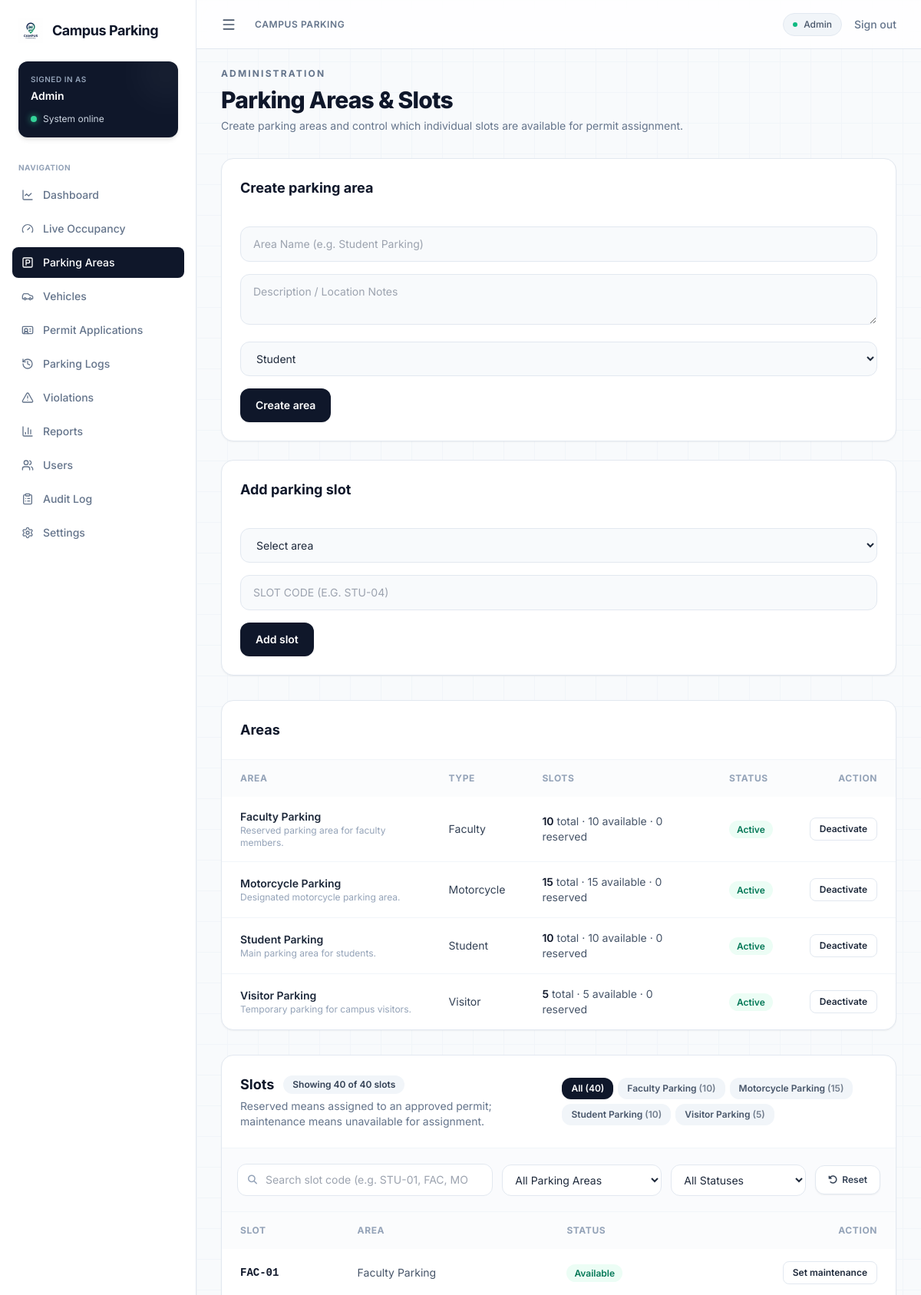
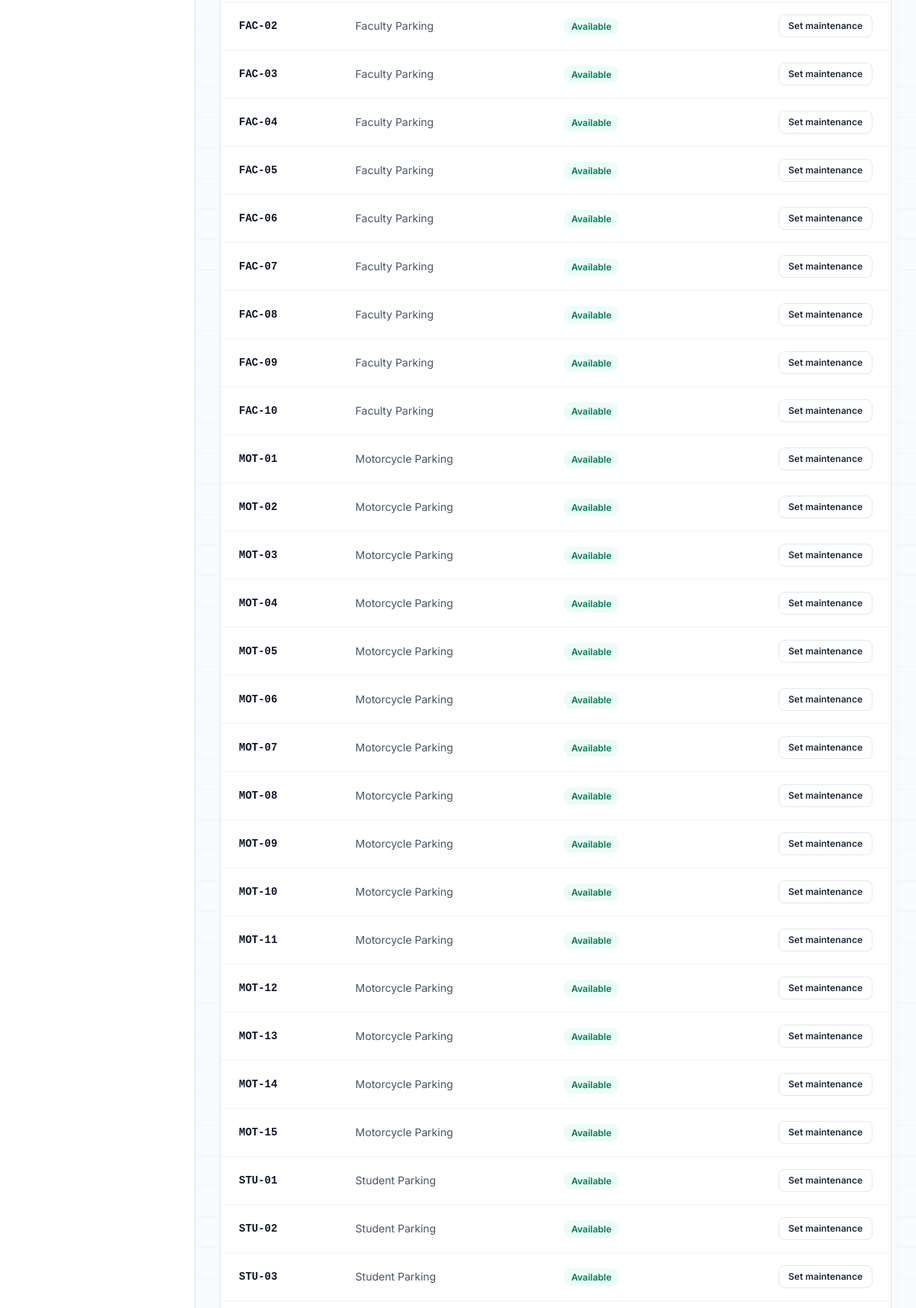
Page /admin/areas.php (signed in, upper part) on the committed database (2 pictures, top to bottom).
### tables this page shows
CREATE TABLE `parking_areas` (
  `id` int(10) unsigned NOT NULL AUTO_INCREMENT,
  `area_name` varchar(100) NOT NULL,
  `description` varchar(255) DEFAULT NULL,
  `area_type` enum('student','faculty','visitor','motorcycle','general') NOT NULL DEFAULT 'general',
  `status` enum('active','inactive') NOT NULL DEFAULT 'active',
  `created_at` timestamp NOT NULL DEFAULT current_timestamp(),
  PRIMARY KEY (`id`),
  UNIQUE KEY `uq_parking_area_name` (`area_name`),
  KEY `idx_area_type` (`area_type`),
  KEY `idx_area_status` (`status`)
);

CREATE TABLE `parking_slots` (
  `id` int(10) unsigned NOT NULL AUTO_INCREMENT,
  `parking_area_id` int(10) unsigned NOT NULL,
  `slot_code` varchar(30) NOT NULL,
  `status` enum('available','reserved','maintenance','inactive') NOT NULL DEFAULT 'available',
  `created_at` timestamp NOT NULL DEFAULT current_timestamp(),
  PRIMARY KEY (`id`),
  UNIQUE KEY `uq_slot_code` (`slot_code`),
  KEY `idx_slots_area` (`parking_area_id`),
  KEY `idx_slots_status` (`status`),
  CONSTRAINT `fk_slot_area` FOREIGN KEY (`parking_area_id`) REFERENCES `parking_areas` (`id`) ON UPDATE CASCADE
);

### includes/auth.php (called while the page is built, shortened)
<?php
function h(?string $value): string { return htmlspecialchars((string)$value, ENT_QUOTES, 'UTF-8'); }

### admin/areas.php (the view, shortened to what this page needs)
<?php
require_once __DIR__ . '/../includes/dbconn.php';
require_once __DIR__ . '/../includes/auth.php';
$areas=$pdo->query("SELECT pa.*, COUNT(ps.id) slot_count, SUM(ps.status='available') available_count, SUM(ps.status='reserved') reserved_count, SUM(ps.status='maintenance') maintenance_count FROM parking_areas pa LEFT JOIN parking_slots ps ON ps.parking_area_id=pa.id GROUP BY pa.id ORDER BY pa.area_name")->fetchAll();
$filterArea = (int)($_GET['filter_area'] ?? $_POST['filter_area'] ?? 0);
$slotSearch = trim($_GET['slot_search'] ?? $_POST['slot_search'] ?? '');
$slotWhere = [];
$slotParams = [];
$slotSql = "SELECT ps.*, pa.area_name, pa.area_type FROM parking_slots ps JOIN parking_areas pa ON pa.id = ps.parking_area_id"
    . ($slotWhere ? ' WHERE ' . implode(' AND ', $slotWhere) : '')
    . " ORDER BY pa.area_name, ps.slot_code";
$slotStmt = $pdo->prepare($slotSql);
$slotStmt->execute($slotParams);
$slots = $slotStmt->fetchAll();
$totalSlotsCount = (int)$pdo->query("SELECT COUNT(*) FROM parking_slots")->fetchColumn();
include __DIR__.'/../layouts/dashboard_header.php'; include __DIR__.'/../includes/sidebar.php';
?>
<div class="px-4 py-6 sm:px-6 lg:px-8 max-w-7xl mx-auto w-full">
<div class="mb-8"><p class="text-xs font-bold uppercase tracking-[.18em] text-slate-500">Administration</p><h1 class="mt-2 text-2xl sm:text-3xl font-extrabold tracking-tight text-slate-900">Parking Areas & Slots</h1><p class="mt-1.5 text-xs sm:text-sm text-slate-500">Create parking areas and control which individual slots are available for permit assignment.</p></div>
<div class="grid gap-6 xl:grid-cols-2">
<section class="rounded-2xl border border-slate-200 bg-white p-5 sm:p-6 shadow-sm"><h2 class="text-lg font-bold text-slate-900">Create parking area</h2><form method="post" class="mt-5 space-y-4"><input type="hidden" name="csrf_token" value="<?= h(csrf_token()) ?>"><input type="hidden" name="action" value="add_area"><input name="area_name" required placeholder="Area Name (e.g. Student Parking)" class="w-full rounded-xl border border-slate-200 bg-slate-50 px-4 py-3 text-sm focus:outline-none focus:ring-2 focus:ring-slate-300"><textarea name="description" placeholder="Description / Location Notes" rows="2" class="w-full rounded-xl border border-slate-200 bg-slate-50 px-4 py-3 text-sm focus:outline-none focus:ring-2 focus:ring-slate-300"></textarea><select name="area_type" class="w-full rounded-xl border border-slate-200 bg-slate-50 px-4 py-3 text-sm focus:outline-none focus:ring-2 focus:ring-slate-300"><?php foreach(['student','faculty','visitor','motorcycle','general'] as $t): ?><option value="<?=$t?>"><?=ucfirst($t)?></option><?php endforeach; ?></select><button class="inline-flex items-center justify-center rounded-xl bg-slate-900 px-5 py-3 text-sm font-semibold text-white shadow-sm hover:bg-slate-800 transition active:scale-95 w-full sm:w-auto">Create area</button></form></section>
<section class="rounded-2xl border border-slate-200 bg-white p-5 sm:p-6 shadow-sm"><h2 class="text-lg font-bold text-slate-900">Add parking slot</h2><form method="post" class="mt-5 space-y-4"><input type="hidden" name="csrf_token" value="<?= h(csrf_token()) ?>"><input type="hidden" name="action" value="add_slot"><select name="parking_area_id" required class="w-full rounded-xl border border-slate-200 bg-slate-50 px-4 py-3 text-sm focus:outline-none focus:ring-2 focus:ring-slate-300"><option value="">Select area</option><?php foreach($areaList as $a): ?><option value="<?=$a['id']?>"><?=h($a['area_name'])?> (<?=h($a['area_type'])?>)</option><?php endforeach; ?></select><input name="slot_code" required maxlength="30" placeholder="Slot Code (e.g. STU-04)" class="w-full rounded-xl border border-slate-200 bg-slate-50 px-4 py-3 uppercase text-sm focus:outline-none focus:ring-2 focus:ring-slate-300"><button class="inline-flex items-center justify-center rounded-xl bg-slate-900 px-5 py-3 text-sm font-semibold text-white shadow-sm hover:bg-slate-800 transition active:scale-95 w-full sm:w-auto">Add slot</button></form></section>
</div>
<section class="mt-8 rounded-2xl border border-slate-200 bg-white shadow-sm overflow-hidden"><div class="p-5 sm:p-6 border-b border-slate-100"><h2 class="text-lg font-bold text-slate-900">Areas</h2></div><div class="overflow-x-auto"><table class="w-full text-left text-sm min-w-[620px]"><thead class="bg-slate-50/50 text-xs uppercase tracking-wider text-slate-400"><tr><th class="px-6 py-4">Area</th><th class="px-6 py-4">Type</th><th class="px-6 py-4">Slots</th><th class="px-6 py-4">Status</th><th class="px-6 py-4 text-right">Action</th></tr></thead><tbody class="divide-y divide-slate-100"><?php if(!$areas): ?><tr><td colspan="5" class="px-6 py-8 text-center text-slate-400">No parking areas found.</td></tr><?php endif; ?><?php foreach($areas as $a): ?><tr class="hover:bg-slate-50/60 transition"><td class="px-6 py-4 font-semibold text-slate-800"><?=h($a['area_name'])?><div class="text-xs font-normal text-slate-400"><?=h($a['description']??'')?></div></td><td class="px-6 py-4 text-slate-700"><?=h(ucfirst($a['area_type']))?></td><td class="px-6 py-4 text-slate-600"><span class="font-semibold text-slate-900"><?=h((string)$a['slot_count'])?></span> total · <?=h((string)$a['available_count'])?> available · <?=h((string)$a['reserved_count'])?> reserved</td><td class="px-6 py-4"><span class="rounded-full px-2.5 py-1 text-xs font-semibold <?=$a['status']==='active'?'bg-emerald-50 text-emerald-700':'bg-slate-100 text-slate-600'?>"><?=h(ucfirst($a['status']))?></span></td><td class="px-6 py-4 text-right"><form method="post"><input type="hidden" name="csrf_token" value="<?= h(csrf_token()) ?>"><input type="hidden" name="action" value="toggle_area"><input type="hidden" name="id" value="<?=$a['id']?>"><button class="rounded-lg border border-slate-200 px-3 py-1.5 text-xs font-semibold hover:bg-slate-50 transition"><?=$a['status']==='active'?'Deactivate':'Activate'?></button></form></td></tr><?php endforeach; ?></tbody></table></div></section>
<section class="mt-8 rounded-2xl border border-slate-200 bg-white shadow-sm overflow-hidden" id="slotsSection">
  <div class="p-5 sm:p-6 border-b border-slate-100 flex flex-col lg:flex-row lg:items-center lg:justify-between gap-4">
    <div>
      <div class="flex items-center gap-3">
        <h2 class="text-lg font-bold text-slate-900">Slots</h2>
        <span id="slotsCountBadge" class="rounded-full bg-slate-100 px-3 py-1 text-xs font-semibold text-slate-700">
        </span>
      </div>
      <p class="mt-1 text-xs sm:text-sm text-slate-500">Reserved means assigned to an approved permit; maintenance means unavailable for assignment.</p>
    </div>
    <div class="flex flex-wrap items-center gap-1.5" id="quickAreaFilters">
      <button type="button" data-area-id="" class="quick-area-btn rounded-xl px-3 py-1.5 text-xs font-semibold transition <?= $filterArea === 0 ? 'bg-slate-900 text-white shadow-sm' : 'bg-slate-100 text-slate-600 hover:bg-slate-200' ?>">
        All (<?= $totalSlotsCount ?>)
      </button>
      <?php foreach($areas as $a): ?>
        <button type="button" data-area-id="<?= (int)$a['id'] ?>" class="quick-area-btn rounded-xl px-3 py-1.5 text-xs font-semibold transition <?= $filterArea === (int)$a['id'] ? 'bg-slate-900 text-white shadow-sm' : 'bg-slate-100 text-slate-600 hover:bg-slate-200' ?>">
          <?= h($a['area_name']) ?> <span class="opacity-75">(<?= (int)$a['slot_count'] ?>)</span>
        </button>
      <?php endforeach; ?>
    </div>
  </div>
  <div class="p-4 sm:p-5 bg-slate-50/70 border-b border-slate-100">
    <form method="get" id="slotFilterForm" class="flex flex-col sm:flex-row items-stretch sm:items-center gap-3">
      <div class="relative flex-1">
        <span class="absolute inset-y-0 left-0 flex items-center pl-3.5 pointer-events-none text-slate-400">
        </span>
        <input type="text" id="slotSearchInput" name="slot_search" value="<?= h($slotSearch) ?>" placeholder="Search slot code (e.g. STU-01, FAC, MOT)..." class="w-full rounded-xl border border-slate-200 bg-white pl-9 pr-8 py-2.5 text-sm focus:outline-none focus:ring-2 focus:ring-slate-300">
      </div>
      <div class="w-full sm:w-52">
        <select id="slotAreaSelect" name="filter_area" class="w-full rounded-xl border border-slate-200 bg-white px-3 py-2.5 text-sm focus:outline-none focus:ring-2 focus:ring-slate-300">
          <option value="">All Parking Areas</option>
        </select>
      </div>
      <div class="w-full sm:w-44">
        <select id="slotStatusSelect" name="filter_status" class="w-full rounded-xl border border-slate-200 bg-white px-3 py-2.5 text-sm focus:outline-none focus:ring-2 focus:ring-slate-300">
          <option value="">All Statuses</option>
        </select>
      </div>
      <button type="button" id="resetFiltersBtn" class="inline-flex items-center justify-center gap-1.5 rounded-xl border border-slate-200 bg-white px-4 py-2.5 text-xs font-semibold text-slate-700 hover:bg-slate-100 transition whitespace-nowrap active:scale-95 shadow-sm" title="Reset all filters">
        <i class="fas fa-rotate-left text-xs"></i> Reset
      </button>
    </form>
  </div>
  <div class="overflow-x-auto">
    <table class="w-full text-left text-sm min-w-[540px]">
      <thead class="bg-slate-50/50 text-xs uppercase tracking-wider text-slate-400">
        <tr>
          <th class="px-6 py-4">Slot</th>
          <th class="px-6 py-4">Area</th>
          <th class="px-6 py-4">Status</th>
          <th class="px-6 py-4 text-right">Action</th>
        </tr>
      </thead>
      <tbody class="divide-y divide-slate-100" id="slotsTableBody">
        <?php foreach($slots as $s): ?>
          <tr class="slot-row hover:bg-slate-50/60 transition"
              data-slot="<?= h(strtoupper($s['slot_code'])) ?>"
              data-area-id="<?= (int)$s['parking_area_id'] ?>"
              data-area-name="<?= h(strtolower($s['area_name'])) ?>"
              data-status="<?= h(strtolower($s['status'])) ?>">
            <td class="px-6 py-4 font-semibold font-mono text-slate-900"><?= h($s['slot_code']) ?></td>
            <td class="px-6 py-4 text-slate-600"><?= h($s['area_name']) ?></td>
            <td class="px-6 py-4">
              <span class="rounded-full px-2.5 py-1 text-xs font-semibold <?= $s['status']==='available' ? 'bg-emerald-50 text-emerald-700' : ($s['status']==='reserved' ? 'bg-blue-50 text-blue-700' : 'bg-amber-50 text-amber-700') ?>">
                <?= h(ucfirst($s['status'])) ?>
              </span>
            </td>
            <td class="px-6 py-4 text-right">
              <?php if($s['status']!=='reserved'): ?>
                <form method="post" class="inline-block">
                  <button class="rounded-lg border border-slate-200 px-3 py-1.5 text-xs font-semibold hover:bg-slate-50 transition">
                    <?= $s['status']==='available' ? 'Set maintenance' : 'Make available' ?>
                  </button>
                </form>
              <?php else: ?>
                <span class="text-xs text-slate-400">Assigned to permit</span>
              <?php endif; ?>
            </td>
          </tr>
        <?php endforeach; ?>
      </tbody>
    </table>
  </div>
</section>
</div>
<?php include __DIR__.'/../layouts/dashboard_footer.php'; ?>

### layouts/dashboard_header.php (style rules this page uses)
body { font-family: 'Inter', sans-serif; background-color: #f8fafc; -webkit-tap-highlight-color: transparent; }
.overflow-x-auto { -webkit-overflow-scrolling: touch; scrollbar-width: thin; }

### rows in the picture
parking_areas: area_name "Faculty Parking", description "Reserved parking area for faculty members.", area_type "Faculty", slot_count "10", available_count "10", reserved_count "0", status "Active", shows "Deactivate"
parking_areas: area_name "Motorcycle Parking", description "Designated motorcycle parking area.", area_type "Motorcycle", slot_count "15", available_count "15", reserved_count "0", status "Active", shows "Deactivate"
parking_areas: area_name "Student Parking", description "Main parking area for students.", area_type "Student", slot_count "10", available_count "10", reserved_count "0", status "Active", shows "Deactivate"
parking_areas: area_name "Visitor Parking", description "Temporary parking for campus visitors.", area_type "Visitor", slot_count "5", available_count "5", reserved_count "0", status "Active", shows "Deactivate"
parking_slots: slot_code "FAC-01", parking_area.area_name "Faculty Parking", status "Available", shows "Set maintenance"
parking_slots: slot_code "FAC-02", parking_area.area_name "Faculty Parking", status "Available", shows "Set maintenance"
parking_slots: slot_code "FAC-03", parking_area.area_name "Faculty Parking", status "Available", shows "Set maintenance"
parking_slots: slot_code "FAC-04", parking_area.area_name "Faculty Parking", status "Available", shows "Set maintenance"
parking_slots: slot_code "FAC-05", parking_area.area_name "Faculty Parking", status "Available", shows "Set maintenance"
parking_slots: slot_code "FAC-06", parking_area.area_name "Faculty Parking", status "Available", shows "Set maintenance"
parking_slots: slot_code "FAC-07", parking_area.area_name "Faculty Parking", status "Available", shows "Set maintenance"
parking_slots: slot_code "FAC-08", parking_area.area_name "Faculty Parking", status "Available", shows "Set maintenance"
parking_slots: slot_code "FAC-09", parking_area.area_name "Faculty Parking", status "Available", shows "Set maintenance"
parking_slots: slot_code "FAC-10", parking_area.area_name "Faculty Parking", status "Available", shows "Set maintenance"
parking_slots: slot_code "MOT-01", parking_area.area_name "Motorcycle Parking", status "Available", shows "Set maintenance"
parking_slots: slot_code "MOT-02", parking_area.area_name "Motorcycle Parking", status "Available", shows "Set maintenance"
parking_slots: slot_code "MOT-03", parking_area.area_name "Motorcycle Parking", status "Available", shows "Set maintenance"
parking_slots: slot_code "MOT-04", parking_area.area_name "Motorcycle Parking", status "Available", shows "Set maintenance"
parking_slots: slot_code "MOT-05", parking_area.area_name "Motorcycle Parking", status "Available", shows "Set maintenance"
parking_slots: slot_code "MOT-06", parking_area.area_name "Motorcycle Parking", status "Available", shows "Set maintenance"
parking_slots: slot_code "MOT-07", parking_area.area_name "Motorcycle Parking", status "Available", shows "Set maintenance"
parking_slots: slot_code "MOT-08", parking_area.area_name "Motorcycle Parking", status "Available", shows "Set maintenance"
parking_slots: slot_code "MOT-09", parking_area.area_name "Motorcycle Parking", status "Available", shows "Set maintenance"
parking_slots: slot_code "MOT-10", parking_area.area_name "Motorcycle Parking", status "Available", shows "Set maintenance"
parking_slots: slot_code "MOT-11", parking_area.area_name "Motorcycle Parking", status "Available", shows "Set maintenance"
parking_slots: slot_code "MOT-12", parking_area.area_name "Motorcycle Parking", status "Available", shows "Set maintenance"
parking_slots: slot_code "MOT-13", parking_area.area_name "Motorcycle Parking", status "Available", shows "Set maintenance"
parking_slots: slot_code "MOT-14", parking_area.area_name "Motorcycle Parking", status "Available", shows "Set maintenance"
parking_slots: slot_code "MOT-15", parking_area.area_name "Motorcycle Parking", status "Available", shows "Set maintenance"
parking_slots: slot_code "STU-01", parking_area.area_name "Student Parking", status "Available", shows "Set maintenance"
parking_slots: slot_code "STU-02", parking_area.area_name "Student Parking", status "Available", shows "Set maintenance"
parking_slots: slot_code "STU-03", parking_area.area_name "Student Parking", status "Available", shows "Set maintenance"

### other values in the picture
$role "Admin"
$item['label'] "Dashboard"
$item['label'] "Live Occupancy"
$item['label'] "Parking Areas"
$item['label'] "Vehicles"
$item['label'] "Permit Applications"
$item['label'] "Parking Logs"
$item['label'] "Violations"
$item['label'] "Reports"
$item['label'] "Users"
$item['label'] "Audit Log"
$item['label'] "Settings"
$totalSlotsCount "40"
form field area_type "Student"
